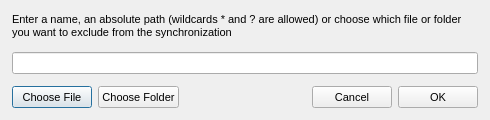
<?xml version="1.0" encoding="UTF-8"?>
<ui version="4.0">
 <class>AddExclusionDialog</class>
 <widget class="QDialog" name="AddExclusionDialog">
  <property name="geometry">
   <rect>
    <x>0</x>
    <y>0</y>
    <width>490</width>
    <height>120</height>
   </rect>
  </property>
  <property name="minimumSize">
   <size>
    <width>490</width>
    <height>120</height>
   </size>
  </property>
  <property name="maximumSize">
   <size>
    <width>490</width>
    <height>150</height>
   </size>
  </property>
  <property name="windowTitle">
   <string>Add exclusion</string>
  </property>
  <property name="styleSheet">
   <string notr="true">QWidget
{
font-size: 11px;
}</string>
  </property>
  <layout class="QVBoxLayout" name="verticalLayout">
   <property name="leftMargin">
    <number>12</number>
   </property>
   <property name="topMargin">
    <number>6</number>
   </property>
   <property name="rightMargin">
    <number>12</number>
   </property>
   <property name="bottomMargin">
    <number>6</number>
   </property>
   <item>
    <widget class="QLabel" name="label">
     <property name="minimumSize">
      <size>
       <width>0</width>
       <height>40</height>
      </size>
     </property>
     <property name="maximumSize">
      <size>
       <width>16777215</width>
       <height>16777215</height>
      </size>
     </property>
     <property name="styleSheet">
      <string notr="true">font-style: normal;</string>
     </property>
     <property name="text">
      <string>Enter a name, an absolute path (wildcards * and ? are allowed) or choose which file or folder you want to exclude from the synchronization</string>
     </property>
     <property name="wordWrap">
      <bool>true</bool>
     </property>
    </widget>
   </item>
   <item>
    <widget class="QLineEdit" name="eExclusionItem"/>
   </item>
   <item>
    <widget class="QWidget" name="widget" native="true">
     <layout class="QHBoxLayout" name="horizontalLayout">
      <property name="leftMargin">
       <number>0</number>
      </property>
      <property name="topMargin">
       <number>0</number>
      </property>
      <property name="rightMargin">
       <number>0</number>
      </property>
      <property name="bottomMargin">
       <number>0</number>
      </property>
      <item>
       <widget class="QPushButton" name="bChooseFile">
        <property name="minimumSize">
         <size>
          <width>0</width>
          <height>22</height>
         </size>
        </property>
        <property name="text">
         <string>Choose File</string>
        </property>
       </widget>
      </item>
      <item>
       <widget class="QPushButton" name="bChoose">
        <property name="minimumSize">
         <size>
          <width>0</width>
          <height>22</height>
         </size>
        </property>
        <property name="text">
         <string>Choose Folder</string>
        </property>
       </widget>
      </item>
      <item>
       <spacer name="horizontalSpacer">
        <property name="orientation">
         <enum>Qt::Horizontal</enum>
        </property>
        <property name="sizeHint" stdset="0">
         <size>
          <width>293</width>
          <height>20</height>
         </size>
        </property>
       </spacer>
      </item>
      <item>
       <widget class="QPushButton" name="bCancel">
        <property name="minimumSize">
         <size>
          <width>0</width>
          <height>22</height>
         </size>
        </property>
        <property name="text">
         <string>Cancel</string>
        </property>
       </widget>
      </item>
      <item>
       <widget class="QPushButton" name="bOk">
        <property name="minimumSize">
         <size>
          <width>0</width>
          <height>22</height>
         </size>
        </property>
        <property name="text">
         <string>OK</string>
        </property>
       </widget>
      </item>
     </layout>
     <zorder>bCancel</zorder>
     <zorder>bOk</zorder>
     <zorder>bChoose</zorder>
     <zorder>bChooseFile</zorder>
    </widget>
   </item>
  </layout>
 </widget>
 <resources/>
 <connections>
  <connection>
   <sender>bCancel</sender>
   <signal>clicked()</signal>
   <receiver>AddExclusionDialog</receiver>
   <slot>reject()</slot>
   <hints>
    <hint type="sourcelabel">
     <x>457</x>
     <y>130</y>
    </hint>
    <hint type="destinationlabel">
     <x>296</x>
     <y>81</y>
    </hint>
   </hints>
  </connection>
 </connections>
</ui>
